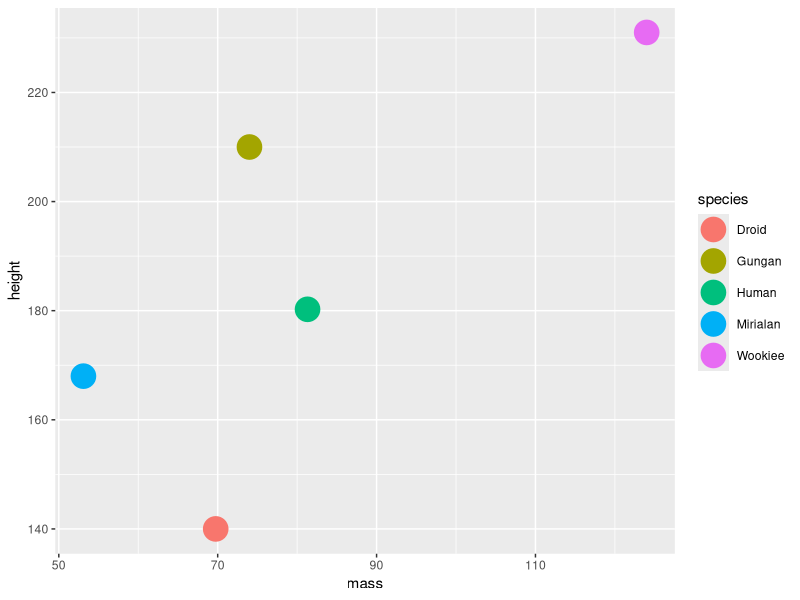

Recreate this plot in R.
## ---- chunk 1
#ISE/DSA 5103 Demo to tidyr, dplyr, and magritter from the tidyverse
#Charles Nicholson, Ph.D.
#September 30, 2019
#Adpated from https://dplyr.tidyverse.org/



#load all of the packages associated with the tidyverse
#includes dplyr, tidyr, and magritter
library(tidyverse)

#data set for the example
data(starwars)

#take a quick look at the data...
head(starwars)

#an additional method for taking a quick look at the data
glimpse(starwars)

############ filter

#filter observations based on a criteria
starwars %>% 
  filter(species == "Droid")

#filter observations based on a criteria
starwars %>% filter(!is.na(gender)) 

############ select and select_if

#select certain columns
starwars %>% 
  select(name, height, mass, birth_year)

#select columns with criteria
starwars %>% 
  select(name, ends_with("color"))

starwars %>% 
  select_if(is.numeric)

starwars %>% 
  select_if(is.character)

############ select and filter

#combine filter and select columns
starwars %>% 
  filter(is.na(gender))  %>% 
  select(name, ends_with("color"))

############ mutate and mutate_if and trasmute/transmute_if

#create new variables through transformation 
starwars %>% 
  mutate(bmi = mass / ((height / 100)  ^ 2)) %>%
  select(name:mass, bmi)

#create new variables through transformation 
starwars %>% 
  mutate(bmi = mass / ((height / 100)  ^ 2)) %>%
  mutate_if(is.numeric, scale) %>%
  select(name:mass, bmi)

#selective mutation
starwars %>% 
  mutate(bmi = mass / ((height / 100)  ^ 2)) %>%
  transmute_if(is.numeric, scale) # drop everthing not calculated

############ arrange

#sort the data
starwars %>% 
  arrange(desc(mass))

##sorting based on new variables created
starwars %>% 
  mutate(bmi = mass / ((height / 100)  ^ 2)) %>%
  select(name:mass, bmi) %>%
  arrange(desc(bmi))

############ group_by and summarize commands

#group by and summarization
starwars %>% 
  group_by(homeworld) %>%
  summarize(n = n()) %>%
  arrange(desc(n))


#group by and summarization
#filtering to make sure that mass and species are not missing
starwars %>% 
  drop_na(mass, species)  %>%
  group_by(species) %>%
  summarise(
    n = n(),
    mass = mean(mass, na.rm = TRUE)
  ) 

#group by and summarization with pre and post-filtering
starwars %>%
  drop_na(mass, species)  %>%
  group_by(species) %>%
  summarise(
    n = n(),
    mass = mean(mass, na.rm = TRUE)
  ) %>%
  filter(n > 1,
         mass > 40) %>% 
  arrange(desc(mass))

############ use with ggplot as well

#and connect it to ggplot if you like
starwars %>%
  drop_na(mass, species)  %>%
  group_by(species) %>%
  summarize(
    n = n(),
    height = mean(height, na.rm=TRUE),
    mass = mean(mass, na.rm = TRUE)
  ) %>%
  filter(n > 1,
         mass > 40) %>% 
     ggplot(aes(mass,height,color=species)) + geom_point(size=8)


############ gather and spread

#demonstrate reshaping data using gather...

#multiple characteristics per character on each line
starwars %>% 
  select(name, ends_with("color"))

#now, one characteristic per character on each line
starwars %>% 
  select(name, ends_with("color")) %>%
  gather(key = "attribute", value="color", -name)

#now, one characteristic per character on each line (sorted)
starwars %>% 
  select(name, ends_with("color")) %>%
  gather(key = "attribute", value="color", -name) %>%
  arrange(name)


#now, one characteristic per character on each line (sorted and stored as dataframe)
temp<-starwars %>% 
  select(name, ends_with("color")) %>%
  gather(key = "attribute", value="color", -name) %>%
  arrange(name)

#the new data frame
temp

#we can spread the gathered data back out...
temp %>% 
  spread (key = "attribute", value="color") %>%
  arrange(name)



